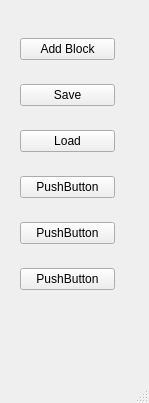
<?xml version="1.0" encoding="UTF-8"?>
<ui version="4.0">
 <class>MainWindow</class>
 <widget class="QMainWindow" name="MainWindow">
  <property name="geometry">
   <rect>
    <x>0</x>
    <y>0</y>
    <width>149</width>
    <height>403</height>
   </rect>
  </property>
  <property name="windowTitle">
   <string>MainWindow</string>
  </property>
  <widget class="QWidget" name="centralwidget">
   <widget class="QWidget" name="verticalLayoutWidget">
    <property name="geometry">
     <rect>
      <x>20</x>
      <y>20</y>
      <width>95</width>
      <height>291</height>
     </rect>
    </property>
    <layout class="QVBoxLayout" name="verticalLayout">
     <item>
      <widget class="QPushButton" name="pushButton_2">
       <property name="text">
        <string>Add Block</string>
       </property>
      </widget>
     </item>
     <item>
      <widget class="QPushButton" name="pushButton">
       <property name="text">
        <string>Save</string>
       </property>
      </widget>
     </item>
     <item>
      <widget class="QPushButton" name="pushButton_3">
       <property name="text">
        <string>Load</string>
       </property>
      </widget>
     </item>
     <item>
      <widget class="QPushButton" name="pushButton_4">
       <property name="text">
        <string>PushButton</string>
       </property>
      </widget>
     </item>
     <item>
      <widget class="QPushButton" name="pushButton_5">
       <property name="text">
        <string>PushButton</string>
       </property>
      </widget>
     </item>
     <item>
      <widget class="QPushButton" name="pushButton_6">
       <property name="text">
        <string>PushButton</string>
       </property>
      </widget>
     </item>
    </layout>
   </widget>
  </widget>
  <widget class="QMenuBar" name="menubar">
   <property name="geometry">
    <rect>
     <x>0</x>
     <y>0</y>
     <width>149</width>
     <height>31</height>
    </rect>
   </property>
  </widget>
  <widget class="QStatusBar" name="statusbar"/>
 </widget>
 <resources/>
 <connections/>
</ui>
